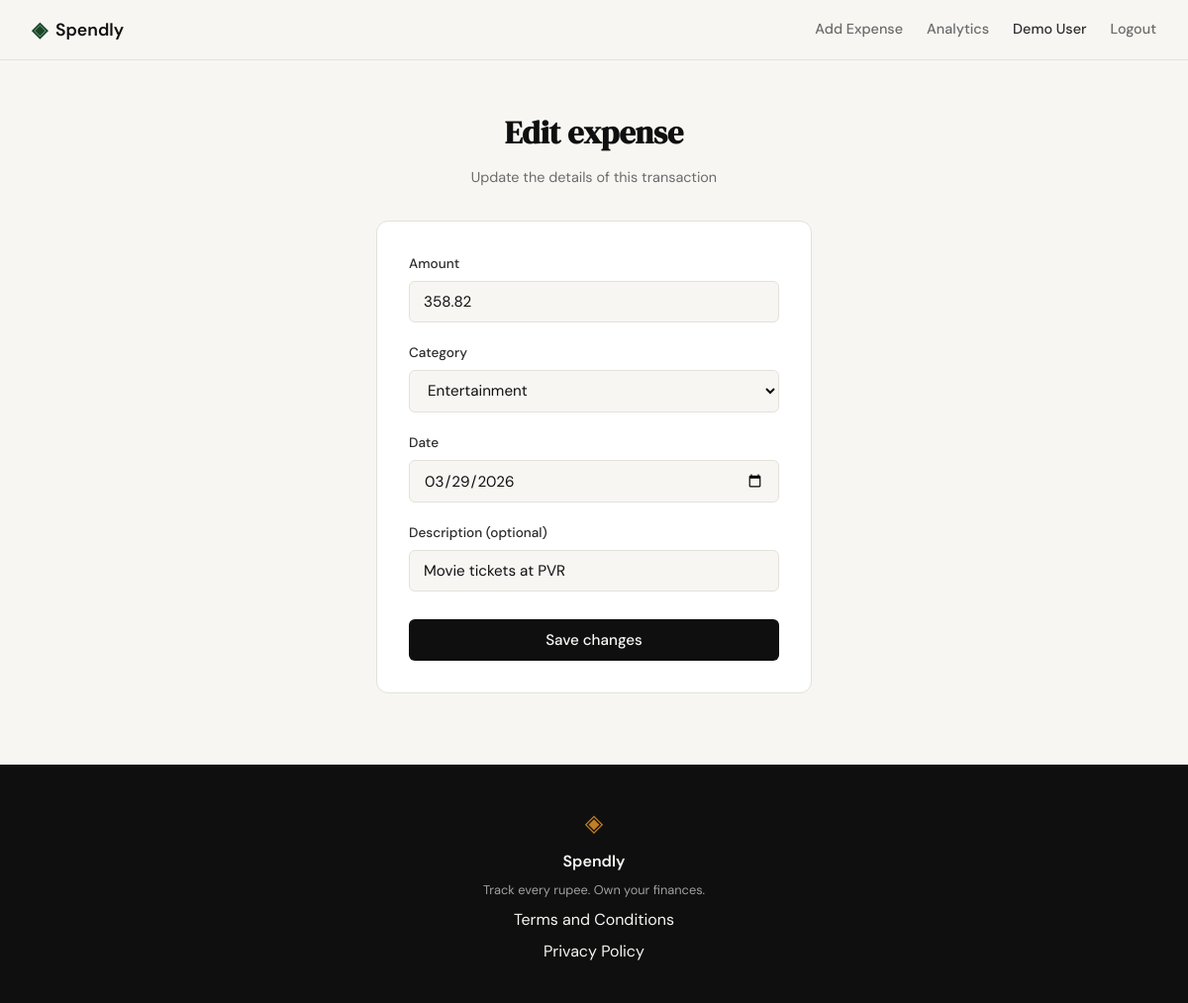
Page /expenses/14/edit (signed in) on the committed database.
### tables this page shows
CREATE TABLE expenses (
            id          INTEGER PRIMARY KEY AUTOINCREMENT,
            user_id     INTEGER NOT NULL,
            amount      REAL NOT NULL,
            category    TEXT NOT NULL,
            date        TEXT NOT NULL,
            description TEXT,
            created_at  TEXT DEFAULT (datetime('now')),
            FOREIGN KEY (user_id) REFERENCES users (id)
        );

### app.py (the view, shortened to what this page needs)
@app.route("/expenses/<int:id>/edit", methods=["GET", "POST"])
def edit_expense(id):
    if not session.get("user_id"):
        return redirect(url_for("login"))
    user_id = session["user_id"]
    existing = get_expense_by_id(id, user_id)
    if existing is None:
        abort(404)
    if request.method == "GET":
        expense = {
            "id": existing["id"],
            "amount": f"{existing['amount']:.2f}",
            "category": existing["category"],
            "date": existing["date"],
            "description": existing["description"],
        }
        return _render_edit_expense_form(expense)

### app.py (called while the page is built)
def _render_edit_expense_form(expense, **extra):
    return render_template(
        "expenses_edit.html",
        expense=expense,
        categories=EXPENSE_CATEGORIES,
        today=date.today().isoformat(),
        **extra,
    )

### database/db.py (called while the page is built)
def get_db():
    conn = sqlite3.connect(DB_PATH)
    conn.row_factory = sqlite3.Row
    conn.execute("PRAGMA foreign_keys = ON")
    return conn

def get_expense_by_id(expense_id, user_id):
    conn = get_db()
    row = conn.execute(
        "SELECT * FROM expenses WHERE id = ? AND user_id = ?",
        (expense_id, user_id),
    ).fetchone()
    conn.close()
    return row

### templates/expenses_edit.html (shortened to what this page needs)
{% extends "base.html" %}
{% block head %}
<link rel="stylesheet" href="{{ url_for('static', filename='css/expenses.css') }}">
{% endblock %}
{% block content %}
<section class="expenses-add-section">
    <div class="expenses-add-container">
        <div class="auth-header">
            <h1 class="auth-title">Edit expense</h1>
            <p class="auth-subtitle">Update the details of this transaction</p>
        </div>
        <div class="auth-card">
            <form method="POST" action="{{ url_for('edit_expense', id=expense.id) }}">
                <div class="form-group">
                    <label for="amount">Amount</label>
                    <input type="number" id="amount" name="amount"
                           class="form-input" step="0.01" min="0.01"
                           placeholder="0.00"
                           value="{{ expense.amount }}"
                           required autofocus>
                </div>
                <div class="form-group">
                    <label for="category">Category</label>
                    <select id="category" name="category" class="form-input" required>
                        {% for c in categories %}
                        <option value="{{ c }}" {% if expense.category == c %}selected{% endif %}>{{ c }}</option>
                        {% endfor %}
                    </select>
                </div>
                <div class="form-group">
                    <label for="date">Date</label>
                    <input type="date" id="date" name="date"
                           class="form-input"
                           value="{{ expense.date or today }}"
                           required>
                </div>
                <div class="form-group">
                    <label for="description">Description (optional)</label>
                    <input type="text" id="description" name="description"
                           class="form-input" placeholder="e.g. Grocery run"
                           value="{{ expense.description or '' }}">
                </div>
                <button type="submit" class="btn-submit">Save changes</button>
            </form>
        </div>
    </div>
</section>
{% endblock %}

### static/css/style.css (style rules this page uses)
:root { --ink: #0f0f0f; --ink-soft: #2d2d2d; --ink-muted: #6b6b6b; --ink-faint: #a0a0a0; --paper: #f7f6f3; --paper-warm: #f0ede6; --paper-card: #ffffff; --accent: #1a472a; --accent-light: #e8f0eb; --accent-2: #c17f24; --accent-2-light: #fdf3e3; --danger: #c0392b; --danger-light: #fdecea; --border: #e4e1da; --border-soft: #eeebe4; --font-display: 'DM Serif Display', Georgia, serif; --font-body: 'DM Sans', system-ui, sans-serif; --max-width: 1200px; --auth-width: 440px; --radius-sm: 6px; --radius-md: 12px; --radius-lg: 20px; }
*, *::before, *::after { box-sizing: border-box; margin: 0; padding: 0; }
html { font-size: 16px; scroll-behavior: smooth; }
body { background: var(--paper); color: var(--ink); font-family: var(--font-body); font-size: 1rem; line-height: 1.6; -webkit-font-smoothing: antialiased; }
.auth-header { text-align: center; margin-bottom: 2rem; }
.auth-title { font-family: var(--font-display); font-size: 2rem; color: var(--ink); margin-bottom: 0.5rem; }
.auth-subtitle { font-size: 0.9rem; color: var(--ink-muted); }
.auth-card { background: var(--paper-card); border: 1px solid var(--border); border-radius: var(--radius-md); padding: 2rem; margin-bottom: 1.5rem; }
.form-group { margin-bottom: 1.25rem; }
.form-group label { display: block; font-size: 0.85rem; font-weight: 500; color: var(--ink-soft); margin-bottom: 0.4rem; }
.form-input { width: 100%; padding: 0.6rem 0.875rem; border: 1px solid var(--border); border-radius: var(--radius-sm); font-family: var(--font-body); font-size: 0.95rem; color: var(--ink); background: var(--paper); outline: none; transition: border-color 0.2s; }
.form-input::placeholder { color: var(--ink-faint); }
.btn-submit { width: 100%; padding: 0.7rem; background: var(--ink); color: var(--paper); border: none; border-radius: var(--radius-sm); font-family: var(--font-body); font-size: 0.95rem; font-weight: 500; cursor: pointer; transition: background 0.2s; margin-top: 0.5rem; }

### static/css/expenses.css (style rules this page uses)
.expenses-add-section { min-height: calc(100vh - 60px - 100px); display: flex; align-items: center; justify-content: center; padding: 3rem 2rem; }
.expenses-add-container { width: 100%; max-width: var(--auth-width); }

### rows in the picture
expenses: amount "358.82", category "Entertainment", date "03/29/2026", description "Movie tickets at PVR"
